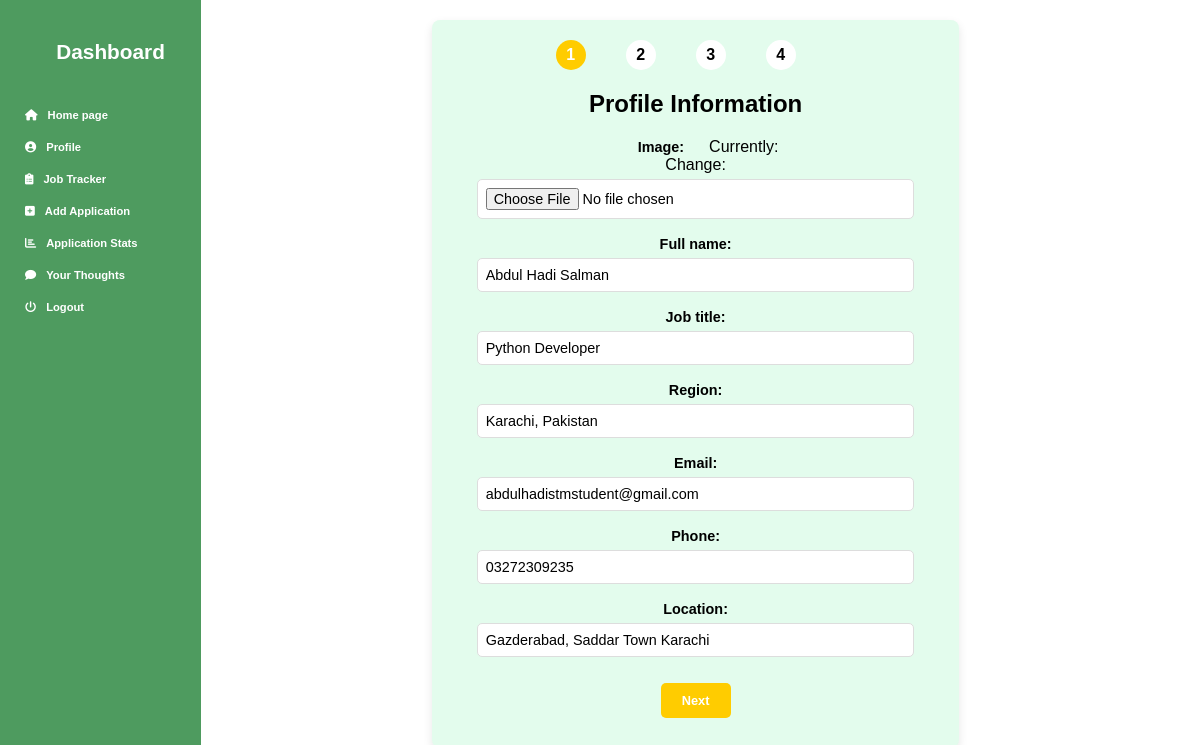
The page /profile/add/ (signed in) on the database its author committed.
### tracker/models.py (models this page shows, shortened)
class UserProfile(models.Model):
    user = models.OneToOneField(User, on_delete=models.CASCADE)
    full_name = models.CharField(max_length=100)
    job_title = models.CharField(max_length=100, blank=True, null=True)
    region = models.CharField(max_length=100, blank=True, null=True)
    email = models.EmailField()
    phone = models.CharField(max_length=15, blank=True, null=True)
    location = models.CharField(max_length=255, blank=True, null=True)
    image = models.ImageField(upload_to='profile_pics/', blank=True, null=True)

### tracker/views.py (the view)
# urls.py: path('profile/add/', profile_form_add, name='profile_add'),  # Add Profile
@login_required
def profile_form_add(request):
    user = request.user
    user_profile, created = UserProfile.objects.get_or_create(user=user)
    SocialProfileFormSet = inlineformset_factory(UserProfile, SocialProfile, form=SocialProfileForm, extra=3, max_num=3, can_delete=False)
    SkillFormSet = inlineformset_factory(UserProfile, Skill, form=SkillForm, extra=3, max_num=3 , can_delete=False)
    ProjectFormSet = inlineformset_factory(UserProfile, Project, form=ProjectForm, extra=3, max_num=3 , can_delete=False)
    if request.method == 'POST':
        profile_form = UserProfileForm(request.POST, request.FILES, instance=user_profile)
        social_formset = SocialProfileFormSet(request.POST, instance=user_profile)
        skill_formset = SkillFormSet(request.POST, instance=user_profile)
        project_formset = ProjectFormSet(request.POST, instance=user_profile)
        def filter_valid_forms(formset):
            return [form for form in formset if form.has_changed()]  # Only keep changed forms
        valid_projects = filter_valid_forms(project_formset)
        if len(valid_projects) > 3:
            for form in project_formset:
                form.add_error(None, "You can only have up to 3 projects.")
        if not (profile_form.is_valid() and social_formset.is_valid() and skill_formset.is_valid() and project_formset.is_valid()):
            print("Form errors:", profile_form.errors)
            print("Social Form errors:", social_formset.errors)
            print("Skill Form errors:", skill_formset.errors)
            print("Project Form errors:", project_formset.errors)
        if (profile_form.is_valid() and social_formset.is_valid() and
            skill_formset.is_valid() and project_formset.is_valid()):
            print("✅ All forms are valid, entering transaction.atomic()")
            with transaction.atomic():  # Ensures all or nothing is saved
                profile_form.save()
                print("Profile form saved ✅")
                social_formset.save()
                print("Social formset saved ✅")
                skill_formset.save()
                print("Skill formset saved ✅")
                project_formset.save()
                print("Project formset saved ✅")
            print("✅ All forms saved successfully!")
            return redirect('job_profile')  # Redirect to profile page after success
    else:
        profile_form = UserProfileForm(instance=user_profile)
        social_formset = SocialProfileFormSet(instance=user_profile)
        skill_formset = SkillFormSet(instance=user_profile)
        project_formset = ProjectFormSet(instance=user_profile)
    return render(request, 'profile_form_add.html', {
        'profile_form': profile_form,
        'social_formset': social_formset,
        'skill_formset': skill_formset,
        'project_formset': project_formset
    })

### tracker/forms.py
class UserProfileForm(forms.ModelForm):
    class Meta:
        model = UserProfile
        fields = ['image', 'full_name', 'job_title', 'region', 'email', 'phone', 'location']
        widgets = {
            'image': forms.ClearableFileInput(attrs={'class': 'image'}),
            'full_name': forms.TextInput(attrs={'class': 'full_name'}),
            'job_title': forms.TextInput(attrs={'class': 'job_title'}),
            'region': forms.TextInput(attrs={'class': 'region'}),
            'email': forms.EmailInput(attrs={'class': 'email', 'type': 'email'}),
            'phone': forms.TextInput(attrs={'class': 'phone'}),  # Changed from NumberInput to TextInput
            'location': forms.TextInput(attrs={'class': 'location'}),
        }

### templates/profile_form_add.html (shortened to what this page needs)
{% load static %}
<!DOCTYPE html>
<html lang="en">
<head>
    <link rel="stylesheet" href="https://cdnjs.cloudflare.com/ajax/libs/font-awesome/6.0.0/css/all.min.css">
</head>
<body>
    <div class="sidebar" id="sidebar" style="padding-left: 20px; margin-right: 15px !important; ">
        <h2 style="text-decoration: none;">Dashboard</h2>
        <a class="abc" href="{% url 'default' %}"><i class="fas fa-home" style="padding-right: 10px;"></i>Home page</a>
        <a class="abc" href="{% url 'job_profile' %}"><i class="fas fa-user-circle"  style="padding-right: 10px"></i>Profile</a>
        <a class="abc" href="{% url 'job_list' %}"> <i class="fas fa-clipboard-list" style="padding-right: 10px;"></i> Job Tracker</a>
        <a class="abc" href="{% url 'job_create_or_update' %}"> <i class="fas fa-plus-square" style="padding-right: 10px;"></i> Add Application</a>
        <a class="abc" href="{% url 'simple_analytics' %}"> <i class="fas fa-chart-bar" style="padding-right: 10px;"></i>Application Stats</a>
        <a class="abc" href="{% url 'feedback' %}"> <i class="fas fa-comment" style="padding-right: 10px;"></i>Your Thoughts</a>
        <a class="abc" href="{% url 'logout' %}"> <i class="fas fa-power-off" style="padding-right: 10px;"></i> Logout</a>
     </div>
    <div class="main-content">
        <div class="form-container">
            <div class="step-indicators">
                <div class="step-circle active">1</div>
                <div class="step-circle">2</div>
                <div class="step-circle">3</div>
                <div class="step-circle">4</div>
            </div>
            <form method="POST" enctype="multipart/form-data">
                <div class="step active">
                    <h2>Profile Information</h2>
                    {{ profile_form.as_p }}
                    <button type="button" class="btn btn-next">Next</button>
                </div>
            </form>
        </div>
    </div>
</body>
</html>

### templates/profile_form_add.html (style rules this page uses)
body { margin: 0; background-color: #ffffff !important; font-family: 'Poppins', sans-serif; }
.sidebar { width: 180px; height: 100vh; position: fixed; left: 0; z-index: 1000; background-color: #4e9b5f; font-weight: bold; display: none ; }
.sidebar h2 { font-size: 1.3rem; color: white; text-align: center; margin: 40px 0; text-decoration: underline; }
.sidebar a { display: flex; align-items: center; color: #fff; padding: 10px; margin: 10px 0; text-decoration: none; border-radius: 5px; font-size: 0.9rem; }
.main-content { margin-left: 200px; padding: 20px; }
.form-container { max-width: 600px; margin: 50px auto; background: #e3fced; border-radius: 10px; padding: 20px; box-shadow: 0 4px 8px rgba(0, 0, 0, 0.1); text-align: center !important; }
.step label { text-align: left; }
input, select { width: 90%; border: 1px solid #ddd; border-radius: 5px; font-size: 0.9rem; padding: 8px; box-sizing: border-box; margin-top: 5px; background-color: white; }
.step-indicators { display: flex; justify-content: center; margin-bottom: 20px; }
.step-circle { width: 30px; height: 30px; background: #fff; border-radius: 50%; display: flex; justify-content: center; align-items: center; font-weight: bold; margin-right: 40px; }
.step-circle.active { background: #ffcc00; color: white; }
.step { display: none; }
.step.active { display: block; animation: fadeIn 0.5s ease-in-out; }
.btn { padding: 10px 15px; border: none; border-radius: 5px; cursor: pointer; font-size: 16px; margin: 10px 5px; }
.btn-next { background: #ffcc00; color: white; }
label { font-family: 'Poppins', sans-serif; font-size: 0.9rem; font-weight: bold; padding: 5px; margin: 0 20px; text-align: left !important; }
.btn { border: none; border-radius: 5px; cursor: pointer; background-color: #ffcc00; color: white !important; font-weight: bold; font-size: 0.8rem; min-width: 70px; }
body { margin: 0; font-family: 'Poppins', sans-serif; background-color: #ffffff; }
.sidebar { width: 11.325rem; min-width: 180px; height: 100vh; position: fixed; left: 0; z-index: 1; background-color: #4e9b5f; font-weight: bold; display: block; }
.sidebar a { margin-left: 20px; padding: 10px; }
.sidebar h2 { font-size: 1.3rem; color: white; text-align: center; margin-bottom: 40px; margin-top: 40px; }
.sidebar a { display: flex; align-items: center; color: #fff; padding: 5px; margin: 10px 0; text-decoration: none; border-radius: 5px; font-size: 0.7rem; }
.main-content { margin-left: calc(11.325rem + 50px); padding: 20px; margin-right: 40px !important; flex-grow: 1; }
.form-container { margin: 0 181.2px; padding: 20px; background-color: #e3fced; border-radius: 10px; box-shadow: 0 4px 10px rgba(0, 0, 0, 0.1); font-family: 'Poppins', sans-serif; border-radius: 8px; }
input[type="text"], input[type="url"], input[type="date"], input[type="email"], select { font-family: 'Poppins', sans-serif; margin-top: 5px !important; width: 90%; border: 1px solid #ddd; border-radius: 5px; font-size: 0.9rem; box-sizing: border-box; padding: 8px; margin: 0 20px; background-color: white; }
label[for="image-clear_id"], input[name="image-clear"], a, #text, label[type="file"] { display: none; }

### rows shown on the page
UserProfile: full_name "Abdul Hadi Salman", job_title "Python Developer", region "Karachi, Pakistan", email "abdulhadistmstudent@gmail.com", phone "03272309235", location "Gazderabad, Saddar Town Karachi"
